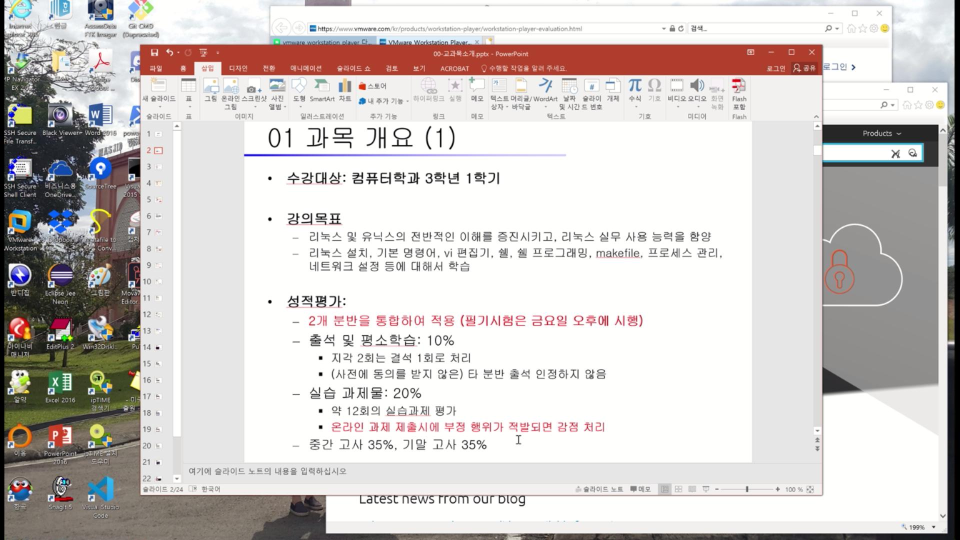
#> input picture negligencedetection/current_image.jpg, 1920 x 1080 px (shown at 1/2 size)
$ python screenshot.py
#> lines starting #> are read from the running program, lines starting #| are printed output that depends on the picture
import cv2
import pyautogui
import imutils
import time
import numpy as np
#from time import localtime, strftime, gmtime
#from datetime import datetime

class ScrShot:
    def __init__(self):
        self.basename = "screenshot"
        self.path = 'C:\\Users\\DDWU\\Desktop\\Documents\\My-Paper\\2021-negligence-detection\\screenshot\\images'

    def take_screenshot(self):
        # [7 lines of commented-out code are left out]

        pyautogui.screenshot("current_image.jpg")
        print("Current image created!")
        image1 = cv2.imread("current_image.jpg")
#> image1 is the input picture: shape (1080, 1920, 3); mean B, G, R 200.3, 202.6, 207.7
        cv2.imshow("Current Screenshot", imutils.resize(image1, width=1000))
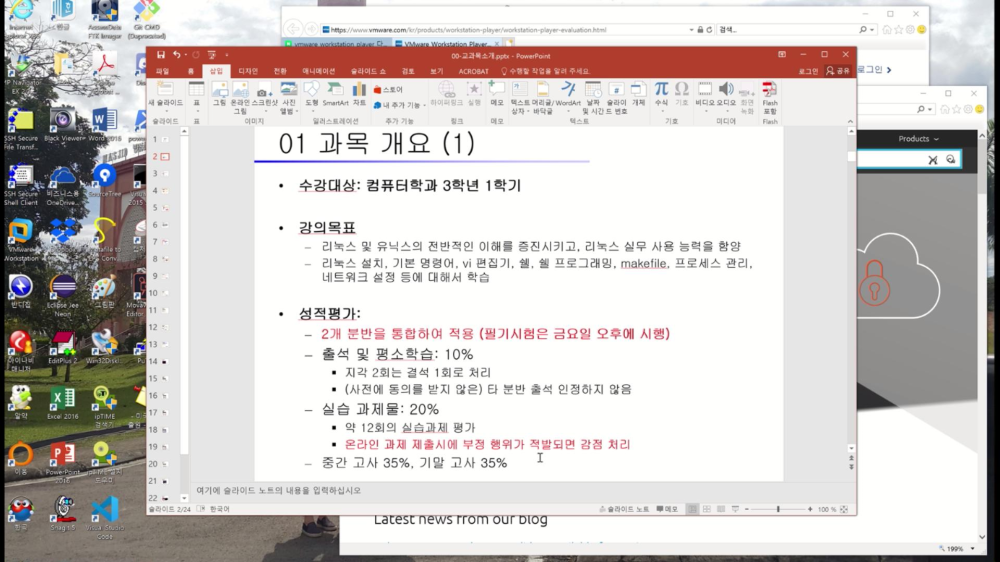
#> window 'Current Screenshot': shape (562, 1000, 3); mean B, G, R 200.3, 202.6, 207.7
        #cv2.imshow("Current Screenshot", image1)

        time.sleep( float(1) )
        pyautogui.screenshot("next_image.jpg")
        image2 = cv2.imread("next_image.jpg")
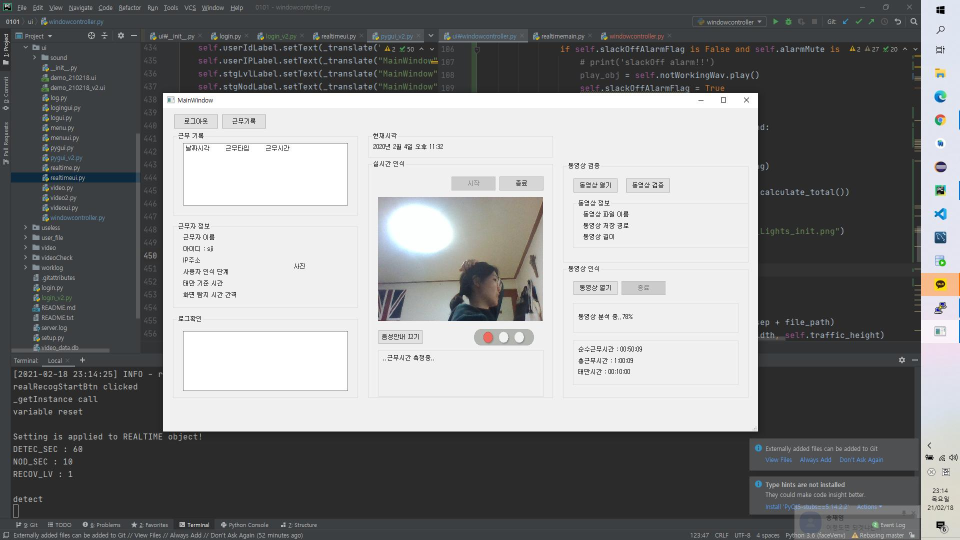
#> input picture negligencedetection/next_image.jpg, 1920 x 1080 px (shown at 1/2 size)
#> image2 is the input picture: shape (1080, 1920, 3); mean B, G, R 131.2, 130.6, 129.5
        diff = cv2.subtract( image1, image2 )
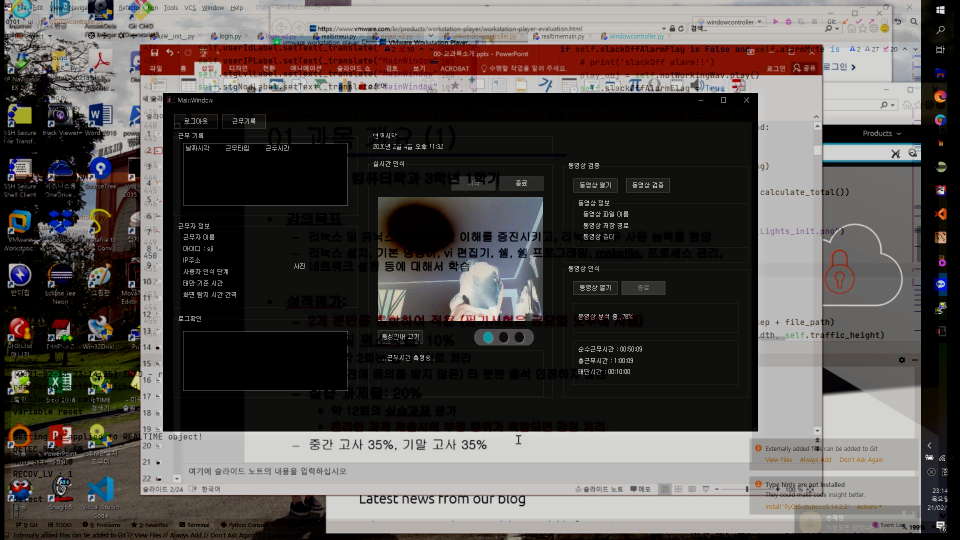
#> diff: shape (1080, 1920, 3) (shown at 1/2 size); mean B, G, R 78.5, 80.8, 86.3
        cv2.imwrite("diff.jpg", diff)
        #cv2.imshow("Image Difference", imutils.resize(diff, width=1000))
        cv2.waitKey(0)

scrShot = ScrShot()
scrShot.take_screenshot()

from skimage.transform import resize

print("Start CNN decision")
image = cv2.imread("diff.jpg")
input_image = []
input = resize(image, preserve_range=True, output_shape=(224,224)).astype(int)
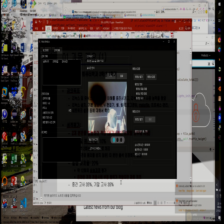
#> input: shape (224, 224, 3) int64; mean B, G, R 78.4, 80.5, 85.9
input_image.append(input)
input_image = np.array(input_image)
print("End!!")
